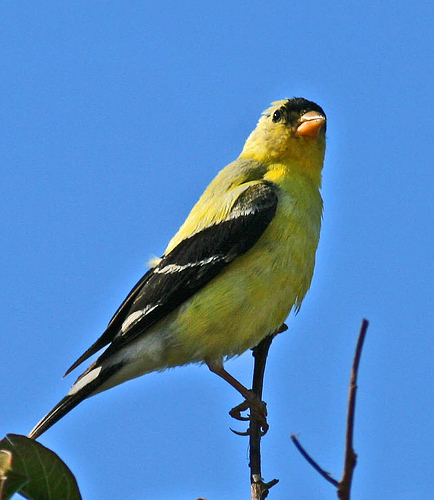
#> input picture bird.JPEG, 434 x 500 px
$ python log_gabor2.py
#> lines starting #> are read from the running program, lines starting #| are printed output that depends on the picture
import cv2
import numpy as np
import matplotlib.pyplot as plt

n_scales = 5
n_angles = 4
img = cv2.imread("../bird.JPEG")
#> img is the input picture: shape (500, 434, 3); mean B, G, R 192.1, 136.8, 84.6

min_wavelength = 6
multiplier = 2
sigma_onf = 0.55
H, W, _ = img.shape
#> H = 500; W = 434
vi_gray = cv2.cvtColor(img, cv2.COLOR_BGR2GRAY)
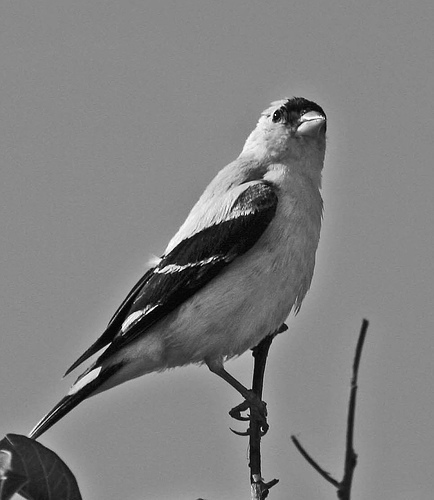
#> vi_gray: shape (500, 434); min 0, max 255, mean 127.5
# 图像的傅里叶变换
image_fft = cv2.dft(np.float32(vi_gray), flags=cv2.DFT_COMPLEX_OUTPUT)

# 定义一个低通滤波器函数，用于生成低通滤波器的频率响应
def lowpassfilter(H, W, cutoff, n):
    if cutoff < 0 or cutoff > 0.5:
        raise ValueError('the cutoff frequency needs to be between 0 and 0.5')

    if not n == int(n) or n < 1.0:
        raise ValueError('n must be an integer >= 1')

    xrange = np.linspace(-0.5, 0.5, W)
    yrange = np.linspace(-0.5, 0.5, H)

    x, y = np.meshgrid(xrange, yrange)
    radius = np.sqrt(x ** 2 + y ** 2)
    radius = np.fft.ifftshift(radius)
    return 1.0 / (1.0 + (radius / cutoff) ** (2 * n))


# 定义频率和角度网格
xrange = np.linspace(-0.5, 0.5, W)
#> xrange = 434 values from -0.5 to 0.5
yrange = np.linspace(-0.5, 0.5, H)
#> yrange = 500 values from -0.5 to 0.5
x, y = np.meshgrid(xrange, yrange)
radius = np.sqrt(x ** 2 + y ** 2)
theta = np.arctan2(-y, x)

# numpy.fft模块中的fftshift函数可以将FFT输出中的直流分量移动到频谱的中央。ifftshift函数则是其逆操作
radius = np.fft.ifftshift(radius)
theta = np.fft.ifftshift(theta)

sintheta = np.sin(theta)
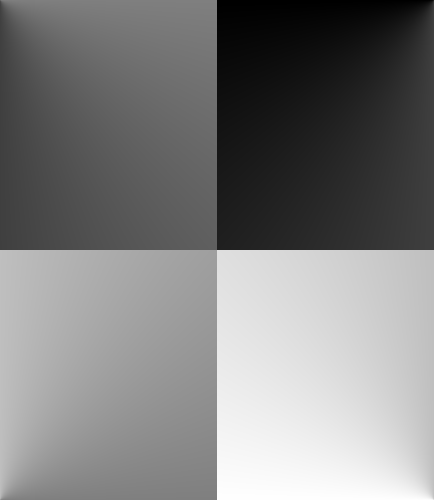
#> theta: shape (500, 434) float64; min -3.14, max 3.14, mean 1.26e-16; drawn with min black and max white
costheta = np.cos(theta)

lp_filter = lowpassfilter(H, W, 0.45, 15)
# lp_filter = np.fft.ifftshift(lp_filter)

# 创建Log-Gabor滤波器集合：
log_gabor_filters = np.zeros((n_scales, H, W))

#  不同尺度
for sc in range(n_scales):
    wavelength = min_wavelength * multiplier ** sc
    log_gabor_filters[sc] = np.exp(
        (-(np.log(radius * wavelength + 1e-5)) ** 2) / (2 * np.log(sigma_onf + 1e-5) ** 2)) * lp_filter

spreads = np.zeros((n_angles, H, W))
#  创建方向滤波器集合：
for o in range(n_angles):
    angle = o * np.pi / n_angles
    ds = sintheta * np.cos(angle) - costheta * np.sin(angle)
    dc = costheta * np.cos(angle) + sintheta * np.sin(angle)
    dtheta = abs(np.arctan2(ds, dc))
    dtheta = np.minimum(dtheta * n_angles * 0.5, np.pi)
    spreads[o] = (np.cos(dtheta) + 1) / 2
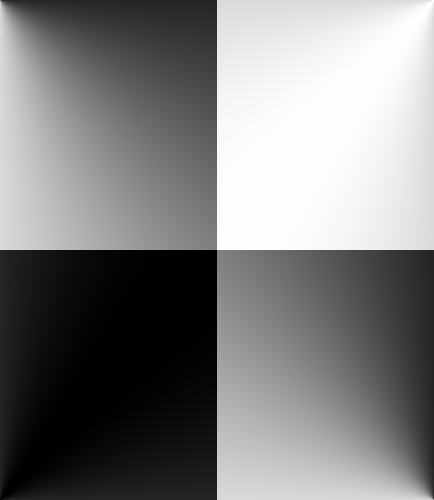
#> ds: shape (500, 434) float64; min -1, max 1, mean -5.5e-17; drawn with min black and max white
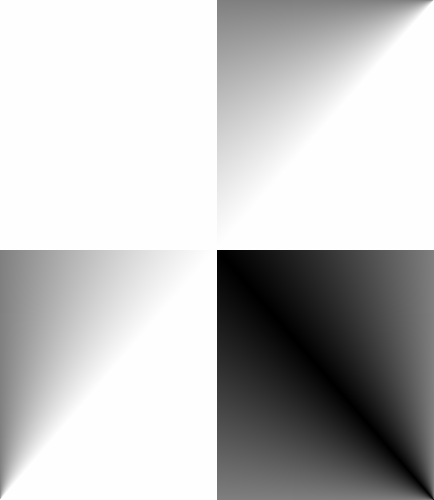
#> dtheta: shape (500, 434) float64; min 0, max 3.14, mean 2.36; drawn with min black and max white
#  构造集合的filter
filter_bank = np.zeros((n_scales * n_angles, H, W))
for sc in range(n_scales):
    for o in range(n_angles):\
        filter_bank[sc * n_angles + o] = log_gabor_filters[sc] * spreads[o]
temp = filter_bank[sc * n_angles] - np.min(filter_bank[sc * n_angles])
eo = np.zeros((filter_bank.shape[0], filter_bank.shape[1], filter_bank.shape[2], 2))
for i, filter in enumerate(filter_bank):
    eo[i] = cv2.idft(np.multiply(np.expand_dims(filter, -1), image_fft))

for sc in range(n_scales):
    plt.figure(sc, figsize=(500, 434))
    first = eo[n_scales]
    first /= np.max(first)
    first *= 255
    shuiping = first
    for o in range(n_angles - 1):
        out = eo[sc * n_angles + o + 1] - np.min(eo[sc * n_angles + o + 1])
        out /= np.max(out)
        out *= 255
        shuiping = np.hstack((shuiping, out))
        o1, o2 = cv2.split(shuiping)
        plt.imshow(o1, cmap="gray")
        plt.show(block=True)
#> this loop made 5 passes
#> pass 1, `plt.show(block=True)`:
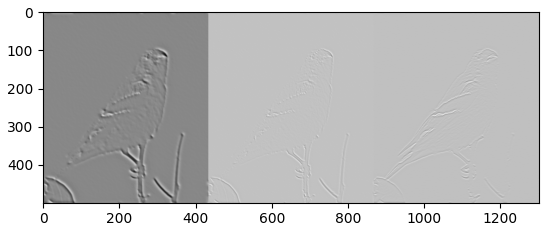
#> figure drawn by matplotlib, 1 panel
#> pass 1, `plt.show(block=True)`:
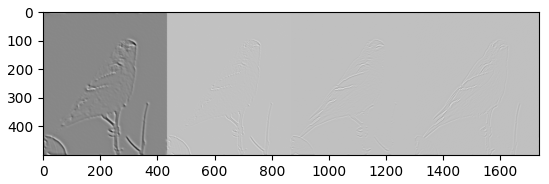
#> figure drawn by matplotlib, 1 panel
